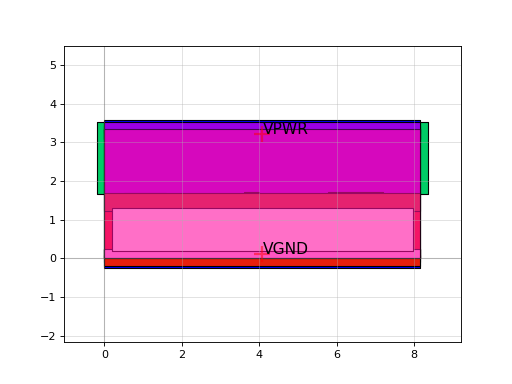

Python code for this plot:
import sky130

c = sky130.components.sky130_fd_sc_hs__o22ai_4()
c.plot()
